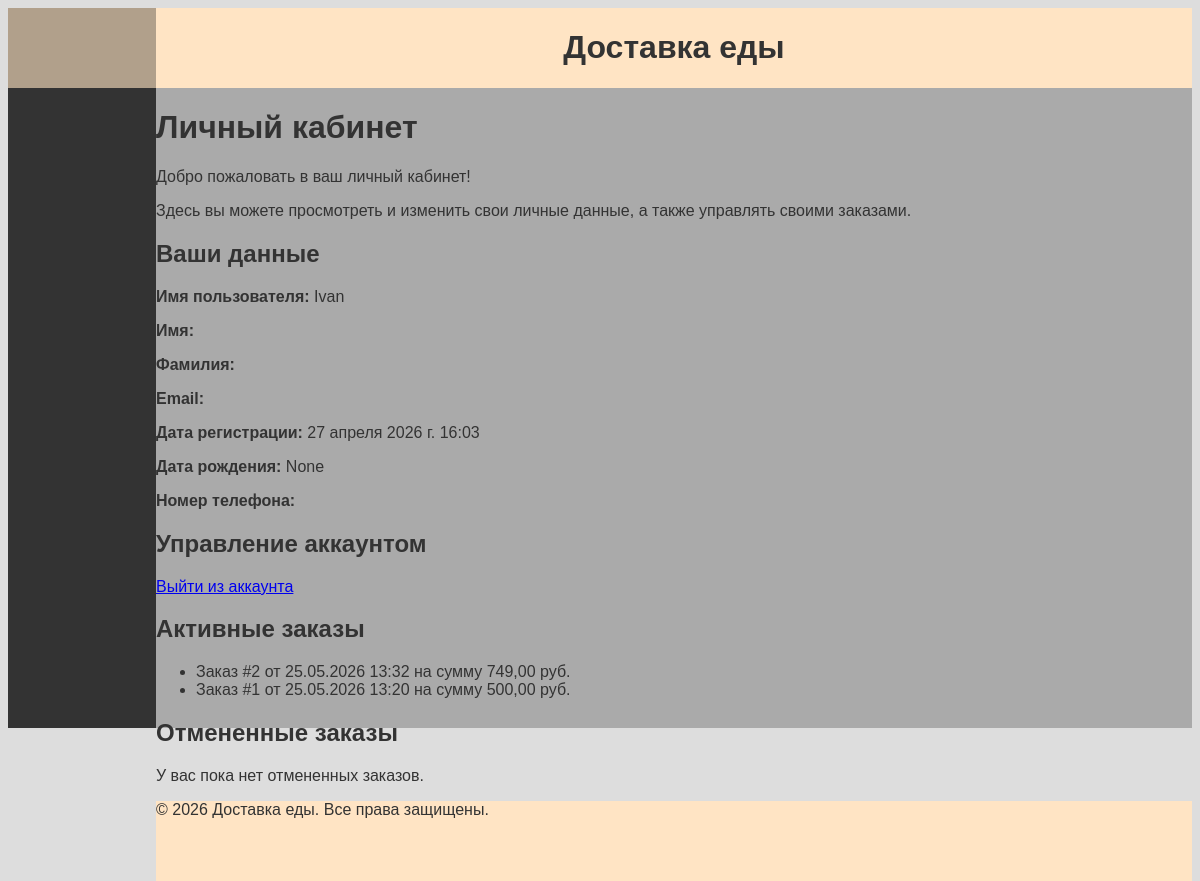
The page /accounts/profile/ (signed in) on the database as committed earlier.
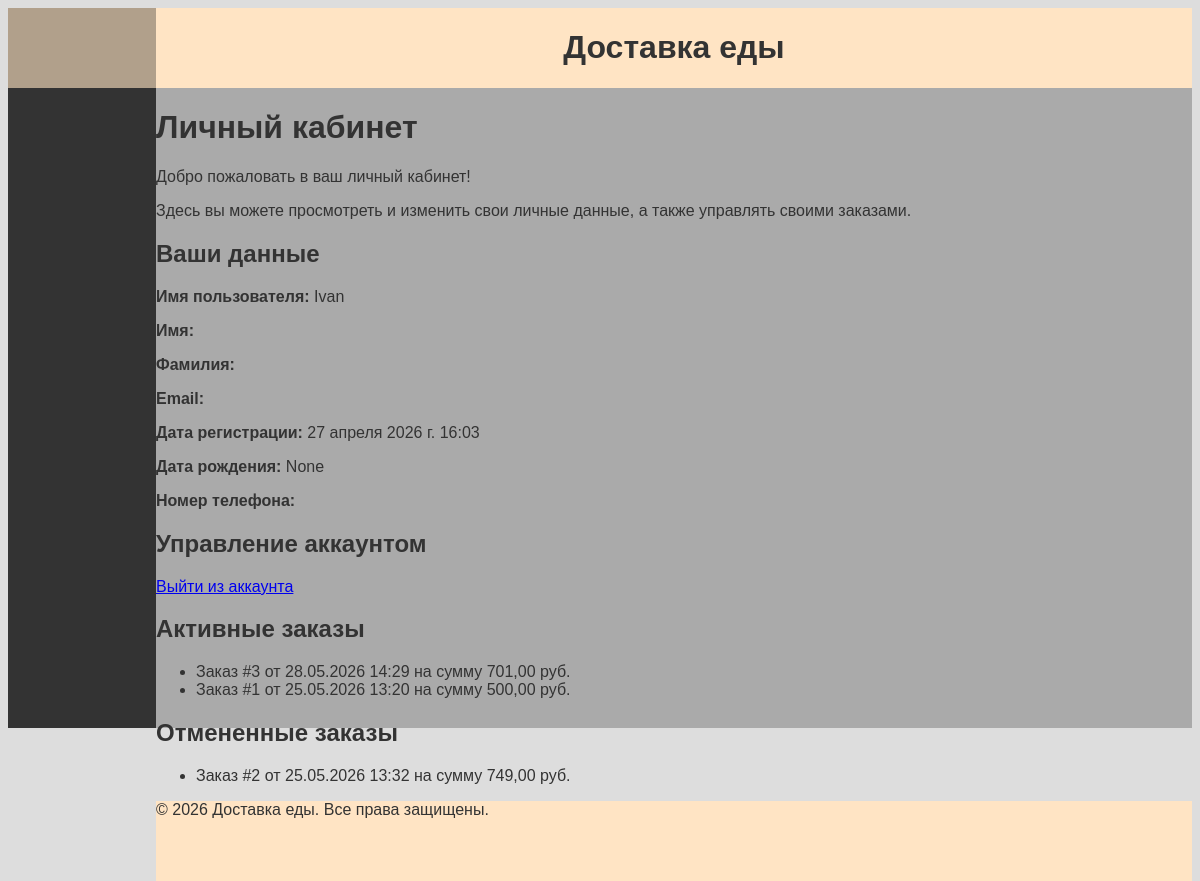
The same page on the database as committed later.
### orders/models.py (models this page shows, shortened)
class Order(models.Model):
    first_name = models.CharField(max_length=30, verbose_name='Имя')
    last_name = models.CharField(max_length=50, verbose_name='Фамилия')
    email = models.EmailField(verbose_name='Электронная почта')
    phone = models.CharField(max_length=20, verbose_name='Телефон')
    address = models.CharField(max_length=255, verbose_name='Адрес')
    created_at = models.DateTimeField(auto_now_add=True, verbose_name='Дата создания')
    updated_at = models.DateTimeField(auto_now=True, verbose_name='Дата обновления')
    paid = models.BooleanField(default=False, verbose_name='Оплачено')
    user = models.ForeignKey(User, on_delete=models.CASCADE, null=True, blank=True, verbose_name='Пользователь')
    status = models.CharField(max_length=20, choices=ORDER_STATUS_CHOICES, default='active', verbose_name='Статус')
    class Meta:
        ordering = ['-created_at']
    def get_total_cost(self):
        return sum(item.total_price() for item in self.items.all())

class OrderItem(models.Model):
    order = models.ForeignKey(Order, on_delete=models.CASCADE, related_name='items')
    product = models.ForeignKey(Product, on_delete=models.CASCADE)
    price = models.DecimalField(max_digits=10, decimal_places=2)
    quantity = models.PositiveIntegerField(default=1)
    def total_price(self):
        return self.price * self.quantity

### accounts/views.py (the view)
# urls.py: path('profile/', views.profile_view, name='profile_view'),
@login_required(login_url='accounts:login_view')
def profile_view(request):
    active_orders = Order.objects.filter(user=request.user, status='active').order_by('-created_at')
    canceled_orders = Order.objects.filter(user=request.user, status='canceled').order_by('-created_at')
    return render(request, 'registration/profile.html', {'active_orders': active_orders,
                                                         'canceled_orders': canceled_orders})

### accounts/templates/registration/profile.html (shortened to what this page needs)
{% extends 'base.html' %}
{% load static %}
{% block content %}
    <div>
        <h1>Личный кабинет</h1>
        <div>
            <p>Добро пожаловать в ваш личный кабинет!</p>
            <p>Здесь вы можете просмотреть и изменить свои личные данные, а также управлять своими заказами.</p>
        <div>
        <div>
            <h2>Ваши данные</h2>
            <p><strong>Имя пользователя:</strong> {{ user.username }}</p>
            <p><strong>Имя:</strong> {{ user.first_name }}</p>
            <p><strong>Фамилия:</strong> {{ user.last_name }}</p>
            <p><strong>Email:</strong> {{ user.email }}</p>
            <p><strong>Дата регистрации:</strong> {{ user.date_joined }}</p>
            <p><strong>Дата рождения:</strong> {{ user.profile.birth_date }}</p>
            <p><strong>Номер телефона:</strong> {{ user.profile.tel }}</p>
        </div>
        <div>
            <h2>Управление аккаунтом</h2>
            <p><a href="{% url 'accounts:logout_view' %}">Выйти из аккаунта</a></p>
        </div>
        <div>
            <h2>Активные заказы</h2>
                {% if active_orders %}
                <ul>
                    {% for order in active_orders %}
                        <li>Заказ #{{ order.id }} от {{ order.created_at|date:"d.m.Y H:i" }} на сумму {{ order.get_total_cost }} руб.</li>
                    {% endfor %}
                </ul>
            {% else %}
                <p>У вас пока нет активных заказов.</p>
            {% endif %}
            <h2>Отмененные заказы</h2>
                {% if canceled_orders %}
                <ul>
                    {% for order in canceled_orders %}
                        <li>Заказ #{{ order.id }} от {{ order.created_at|date:"d.m.Y H:i" }} на сумму {{ order.get_total_cost }} руб.</li>
                    {% endfor %}
                </ul>
            {% else %}
                <p>У вас пока нет отмененных заказов.</p>
            {% endif %}
{% endblock %}

Rows that differ between the two databases and show on the page:
added Order: id "3", created_at "28.05.2026 14:29", get_total_cost "701,00", shown under "Активные заказы"
changed Order id 2: moves from the list under "Активные заказы" to the list under "Отмененные заказы"
Other text that changed with them:
text no longer shown: "У вас пока нет отмененных заказов."
